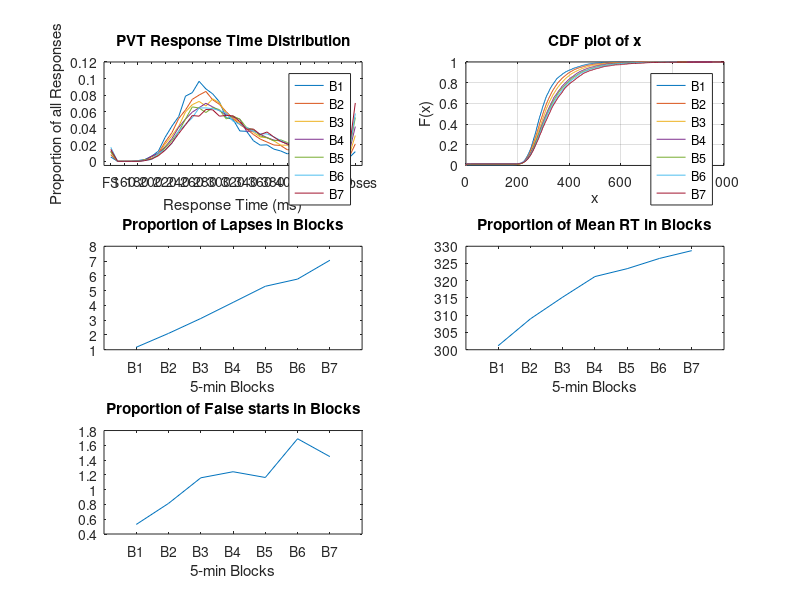

Write MATLAB code to recreate this figure.

%% loading the data 
f = fopen('BlockStream.txt');
line = fgetl(f);
b1 = str2num(line);
line = fgetl(f);
b2 = str2num(line);
line = fgetl(f);
b3 = str2num(line);
line = fgetl(f);
b4 = str2num(line);
line = fgetl(f);
b5 = str2num(line);
line = fgetl(f);
b6 = str2num(line);
line = fgetl(f);
b7 = str2num(line);

PVT = load('PVT35min.txt');


U_UT = load('UUT.txt');

BlockLapses = load('BlockLapsesPercent.txt');
BlockMeanRT = load('BlockMeanRT.txt');
BlockFalseStarts = load('BlockFalseStartsPercent.txt');

%% Create figure
figure;

subplot(3,2,1)

% Create multiple lines using matrix input to plot
plot(PVT');
xticks([1 3 5 7 9 11 13 15 17 19 21 23 25 27 29 31 33 35 37 39 40]);
xticklabels({'FS','160','180','200','220','240','260','280','300'...
     ,'320','340','360','380','400','420','440','460','480','Lapses','',''});
xtickangle(45);
%      'XTick',[1 3 5 7 9 11 13 15 17 19 21 23 25 27 29 31 33 35 37 39 40]);
xlim([0 38]);
ylim([-0.005 0.12]);
legend('B1', 'B2','B3','B4','B5','B6','B7');
 

title('PVT Response Time Distribution');
xlabel('Response Time (ms)');
ylabel('Proportion of all Responses');


% %%
% U_UT(:,1) = U_UT(:,1)/60; 
% % Create figure
% figure1 = figure;
% 
% % Create axes
% axes1 = axes('Parent',figure1);
% ylim(axes1,[2 3]);
% box(axes1,'on');
% hold(axes1,'on');
% 
% % Create multiple lines using matrix input to plot
% plot1 = plot(U_UT(:,1),U_UT(:,[2,3]));
% set(plot1(1),'DisplayName','Utility');
% set(plot1(2),'DisplayName','Utility Threshold');
% % Create legend
% legend1 = legend(axes1,'show');
% set(legend1,'FontSize',9);
% title('Trends in Utility/Threshold');
% xlabel('Time on Task (min)');

subplot(3,2,2)
cdfplot(b1);
hold on;

cdfplot(b2);
cdfplot(b3);
cdfplot(b4);
cdfplot(b5);
cdfplot(b6);
cdfplot(b7);
legend('B1', 'B2','B3','B4','B5','B6','B7');
xlim([0 1000]);

%figure for proportion of Lapses in the Blocks
subplot(3,2,3)
plot(BlockLapses);
title('Proportion of Lapses in Blocks');
xticks([1 2 3 4 5 6 7]);
xticklabels({'B1','B2','B3','B4','B5','B6','B7'});
xlim([0 8]);
xlabel('5-min Blocks');

%figure for mean Reaction Time in the Blocks
subplot(3,2,4)
plot (BlockMeanRT);
title('Proportion of Mean RT in Blocks');
xticks([1 2 3 4 5 6 7]);
xticklabels({'B1','B2','B3','B4','B5','B6','B7'});
xlim([0 8]);
xlabel('5-min Blocks');

%figure for False starts in the Blocks
subplot(3,2,5)
plot (BlockFalseStarts);
title('Proportion of False starts in Blocks');
xticks([1 2 3 4 5 6 7]);
xticklabels({'B1','B2','B3','B4','B5','B6','B7'});
xlim([0 8]);
xlabel('5-min Blocks');



